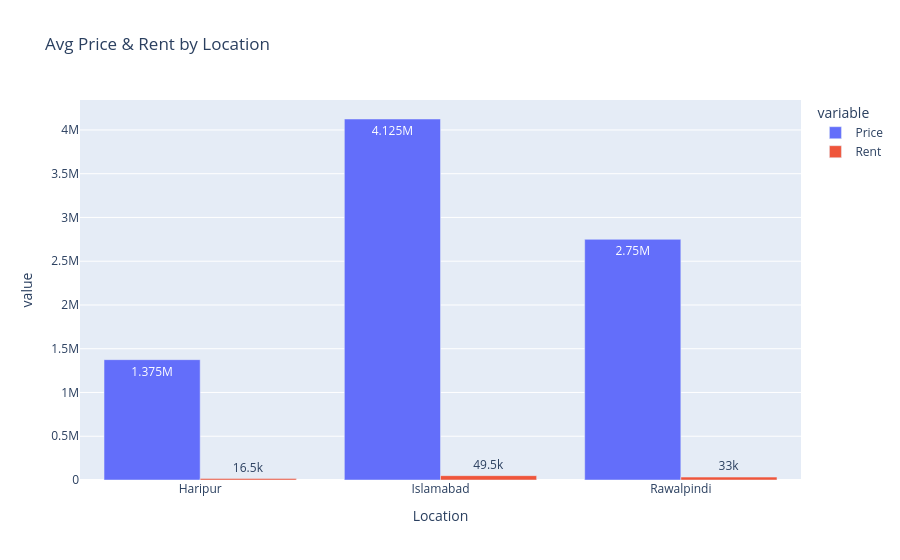

Notebook code cell kept with this figure:
### Code cell
# === 4. Grouped Bar ===
avg_melt = avg.melt(id_vars='Location', value_vars=['Price','Rent'])
fig = px.bar(avg_melt, x='Location', y='value', color='variable', barmode='group',
             title='Avg Price & Rent by Location', text_auto=True)
fig.show()

### Figure 1 — Plotly figure (JSON) as saved in the notebook; plotly's stock layout.template omitted (floating-point values rounded to 4 significant figures)
{"data": [{"alignmentgroup": "True", "hovertemplate": "variable=Price<br>Location=%{x}<br>value=%{y}<extra></extra>", "legendgroup": "Price", "marker": {"color": "#636efa", "pattern": {"shape": ""}}, "name": "Price", "offsetgroup": "Price", "orientation": "v", "showlegend": true, "textposition": "auto", "texttemplate": "%{y}", "type": "bar", "x": ["Haripur", "Islamabad", "Rawalpindi"], "xaxis": "x", "y": [1375000.0, 4125000.0, 2750000.0], "yaxis": "y"}, {"alignmentgroup": "True", "hovertemplate": "variable=Rent<br>Location=%{x}<br>value=%{y}<extra></extra>", "legendgroup": "Rent", "marker": {"color": "#EF553B", "pattern": {"shape": ""}}, "name": "Rent", "offsetgroup": "Rent", "orientation": "v", "showlegend": true, "textposition": "auto", "texttemplate": "%{y}", "type": "bar", "x": ["Haripur", "Islamabad", "Rawalpindi"], "xaxis": "x", "y": [16500.0, 49500.0, 33000.0], "yaxis": "y"}], "layout": {"barmode": "group", "legend": {"title": {"text": "variable"}, "tracegroupgap": 0}, "title": {"text": "Avg Price & Rent by Location"}, "xaxis": {"anchor": "y", "domain": [0, 1], "title": {"text": "Location"}}, "yaxis": {"anchor": "x", "domain": [0, 1], "title": {"text": "value"}}}}
